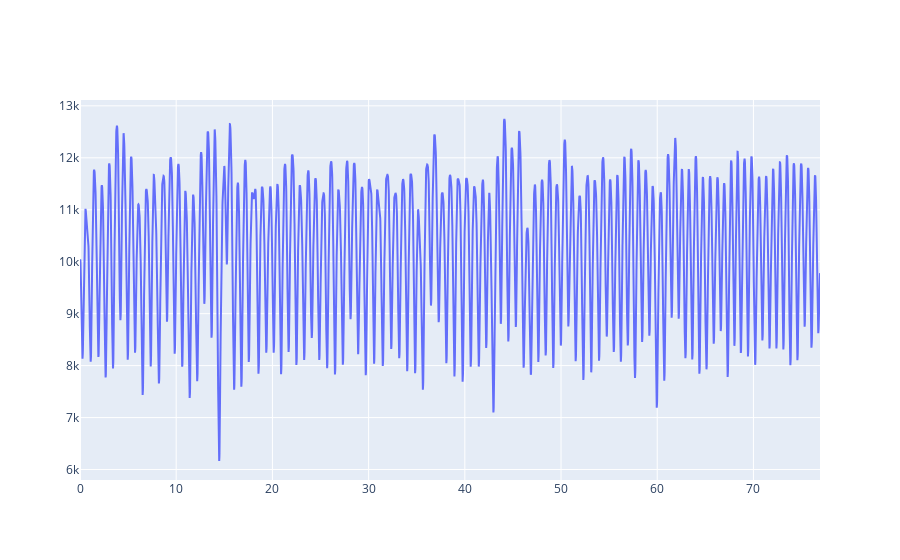
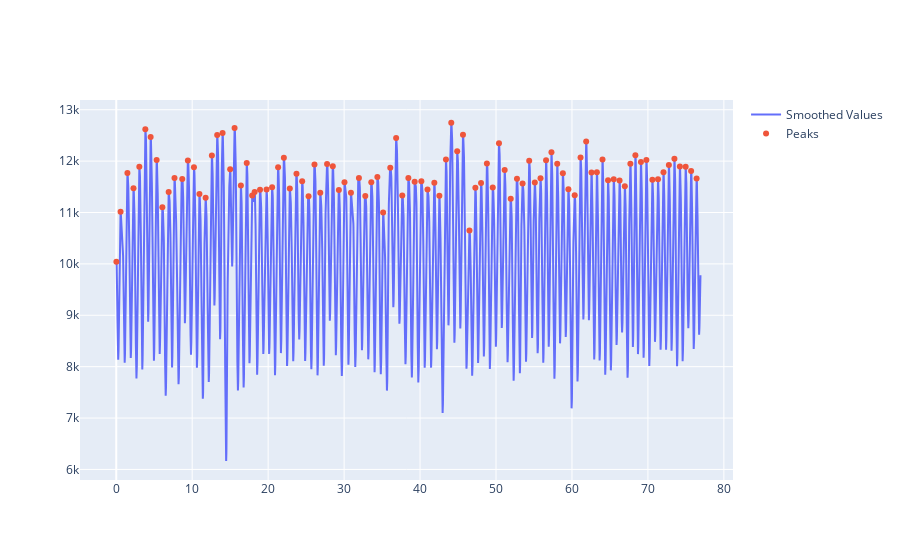

Write notebook code for charts like these, in order.
### Markdown cell above
# Versuch 5 EKG

### Code cell
data = pd.read_csv('Messung/Ekg.csv', header=None, sep=';')
data.columns = ['x']

# Zugriff auf die Daten pro Spalte
x_values = data['x'].values
x_values_negated = -x_values  # Negieren der Werte
x_min = np.min(x_values_negated)
x_neu = x_values_negated - x_min



time = np.arange(0, len(x_values))*0.01


plt.figure(figsize=(10,6))
plt.plot(time[1500:2000], x_values[1500:2000])
plt.xlabel('Zeit in Sekunden')  # X-axis label
plt.ylabel('ADC Abstufung')  # Y-axis label
plt.title('Rohdaten EKG Ausschnitt fallende Flanke')  # Plot title
plt.show()


plt.figure(figsize=(10,6))
plt.plot(time, x_neu)
plt.xlabel('Zeit in Sekunden')  # X-axis label
plt.ylabel('ADC Abstufung')  # Y-axis label
plt.title('Rohdaten EKG')  # Plot title
plt.show()

plt.figure(figsize=(10,6))
plt.plot(time[1500:2000], x_neu[1500:2000])
plt.xlabel('Zeit in Sekunden')  # X-axis label
plt.ylabel('ADC Abstufung')  # Y-axis label
plt.title('Rohdaten EKG Ausschnitt')  # Plot title
plt.show()


# Definieren Sie die Filterparameter
N = 3  # Ordnung des Filters
Wn = 0.04  # Grenzfrequenz, 0 < Wn < 1

# Berechnen Sie die Filterkoeffizienten
b, a = butter(N, Wn)

# Wenden Sie den Filter auf die Daten an
x_values_filtered = filtfilt(b, a, x_neu)

# Zeigen Sie die gefilterten Daten an

import matplotlib.pyplot as plt

# Erstellen Sie den ersten Plot
plt.figure(figsize=(10,6))
plt.plot(time, x_values_filtered, label='Smoothed Values')
plt.xlabel('Time')
plt.ylabel('x_values_filtered')
plt.title('Smoothed Values')
plt.legend()
plt.show()

plt.figure(figsize=(10,6))
plt.plot(time[1500:2000], x_values_filtered[1500:2000])
plt.xlabel('Zeit in Sekunden')  # X-axis label
plt.ylabel('ADC Abstufung')  # Y-axis label
plt.title('Gefilterte EKG Daten Ausschnitt')  # Plot title
plt.show()

# Finden Sie die Peaks
peaks,_ = find_peaks(x_values_filtered, height=0, distance=20)

# Erstellen Sie den zweiten Plot
plt.figure(figsize=(10,6))
plt.plot(time, x_values_filtered, label='Smoothed Values')

# Fügen Sie die Peaks hinzu
plt.plot(time[peaks], x_values_filtered[peaks], 'o', label='Peaks')

plt.xlabel('Zeit in Sekunden')
plt.ylabel('x_values_gefiltered')
plt.title('Gefilterte EKG Daten mit Maxima')
plt.legend()
plt.show()

heart_rate = len(peaks) / (time[-1]/60)
print(f"Herzfrequenz: {heart_rate:.2f} Herzschläge pro Minute")

fig = go.Figure()
fig.add_trace(go.Scatter(x=time, y=x_values_filtered, mode='lines', name='Smoothed Values'))

fig.show()



peaks,_ = find_peaks(x_values_filtered, height=0, distance=20)

fig = go.Figure()

fig.add_trace(go.Scatter(x=time, y=x_values_filtered, mode='lines', name='Smoothed Values'))

# Fügen Sie die Peaks hinzu

fig.add_trace(go.Scatter(x=time[peaks], y=x_values_filtered[peaks], mode='markers', name='Peaks'))

fig.show()

# Berechnen Sie die Herzfrequenz (in Herzschlägen pro Minute)

heart_rate = len(peaks) / (time[-1]/60)
print(f"Herzfrequenz: {heart_rate:.2f} Herzschläge pro Minute")

### Figure 1 — Plotly figure (JSON) as saved in the notebook; plotly's stock layout.template omitted (floating-point values rounded to 4 significant figures; data arrays with more than 128 entries replaced by an {"elided": "..."} marker saying what was removed)
{"data": [{"mode": "lines", "name": "Smoothed Values", "type": "scatter", "x": {"elided": "7693 float values"}, "y": {"elided": "7693 float values"}}], "layout": {}}

### Figure 2 — Plotly figure (JSON) as saved in the notebook; plotly's stock layout.template omitted (floating-point values rounded to 4 significant figures; data arrays with more than 128 entries replaced by an {"elided": "..."} marker saying what was removed)
{"data": [{"mode": "lines", "name": "Smoothed Values", "type": "scatter", "x": {"elided": "7693 float values"}, "y": {"elided": "7693 float values"}}, {"mode": "markers", "name": "Peaks", "type": "scatter", "x": [0.02, 0.57, 1.47, 2.27, 3.04, 3.83, 4.53, 5.32, 6.07, 6.9, 7.67, 8.69, 9.43, 10.23, 10.95, 11.77, 12.59, 13.29, 14, 15, 15.58, 16.41, 17.18, 17.9, 18.22, 18.93, 19.79, 20.52, 21.31, 22.07, 22.85, 23.73, 24.48, 25.32, 26.1, 26.86, 27.76, 28.51, 29.31, 30.05, 30.9, 31.95, 32.79, 33.58, 34.38, 35.14, 36.08, 36.85, 37.66, 38.46, 39.29, 40.17, 40.98, 41.88, 42.54, 43.41, 44.11, 44.89, 45.65, 46.5, 47.28, 48.03, 48.8, 49.57, 50.39, 51.14, 51.94, 52.76, 53.5, 54.37, 55.11, 55.86, 56.59, 57.3, 58.06, 58.8, 59.53, 60.36, 61.13, 61.87, 62.57, 63.28, 64.02, 64.75, 65.5, 66.27, 66.96, 67.69, 68.35, 69.08, 69.8, 70.59, 71.33, 72.05, 72.76, 73.49, 74.21, 74.97, 75.69, 76.41], "y": [10040.0, 11020.0, 11770.0, 11470.0, 11890.0, 12620.0, 12470.0, 12020.0, 11100.0, 11400.0, 11670.0, 11650.0, 12010.0, 11880.0, 11360.0, 11290.0, 12110.0, 12510.0, 12550.0, 11840.0, 12650.0, 11520.0, 11960.0, 11330.0, 11400.0, 11440.0, 11450.0, 11490.0, 11880.0, 12060.0, 11470.0, 11760.0, 11610.0, 11320.0, 11930.0, 11390.0, 11940.0, 11900.0, 11440.0, 11590.0, 11380.0, 11670.0, 11320.0, 11590.0, 11690.0, 11000.0, 11870.0, 12450.0, 11330.0, 11670.0, 11600.0, 11610.0, 11450.0, 11580.0, 11320.0, 12030.0, 12750.0, 12190.0, 12510.0, 10650.0, 11480.0, 11580.0, 11960.0, 11490.0, 12350.0, 11830.0, 11270.0, 11660.0, 11570.0, 12010.0, 11580.0, 11670.0, 12020.0, 12170.0, 11950.0, 11770.0, 11450.0, 11340.0, 12070.0, 12380.0, 11780.0, 11780.0, 12030.0, 11630.0, 11650.0, 11620.0, 11510.0, 11950.0, 12120.0, 11980.0, 12020.0, 11640.0, 11650.0, 11790.0, 11920.0, 12050.0, 11890.0, 11890.0, 11810.0, 11660.0]}], "layout": {}}
